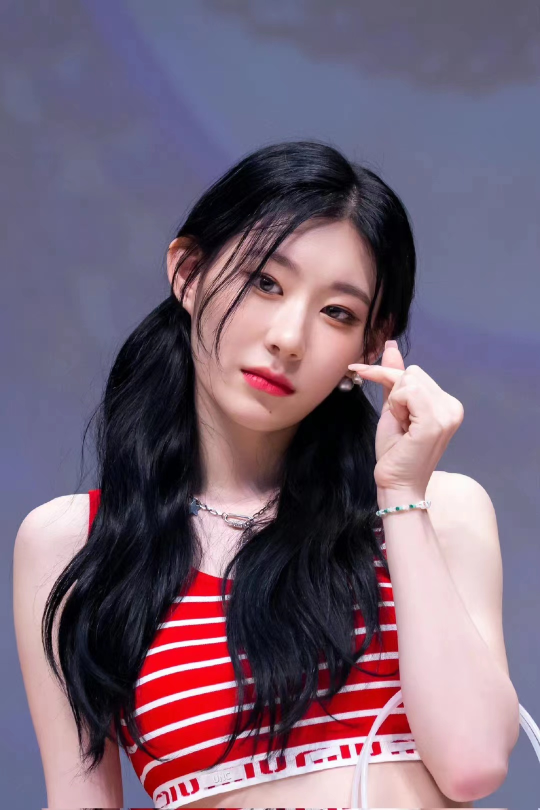
#> input picture 1.jpg, 1080 x 1620 px (shown at 1/2 size)
$ python '图像金字塔.py'
#> lines starting #> are read from the running program, lines starting #| are printed output that depends on the picture
import numpy as np
import cv2 as cv
import matplotlib.pyplot as plt
# 1 图像读取
img = cv.imread("1.jpg")
#> img is the input picture: shape (1620, 1080, 3); mean B, G, R 118.3, 99.9, 119
# 2 进行图像采样
up_img = cv.pyrUp(img)  # 上采样操作
img_1 = cv.pyrDown(img)  # 下采样操作
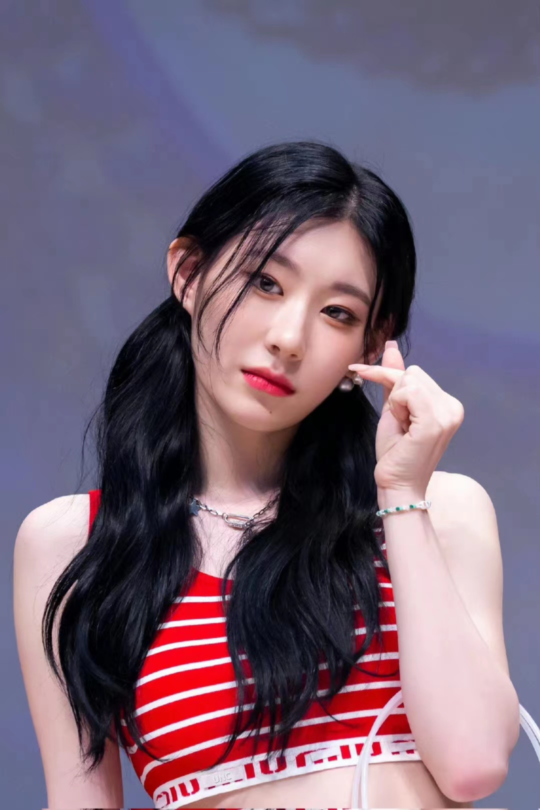
#> img_1: shape (810, 540, 3); mean B, G, R 118.3, 99.9, 119
# 3 图像显示
cv.imshow('enlarge', up_img)
cv.imshow('original', img)
cv.imshow('shrink', img_1)
cv.waitKey(0)
cv.destroyAllWindows()

$ run again, with 2.jpg copied over 1.jpg
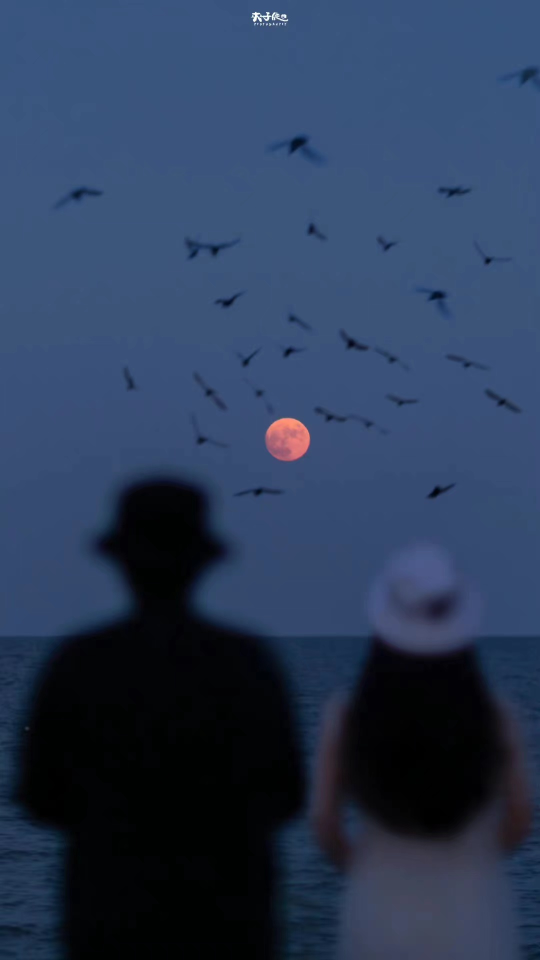
#> input picture 2.jpg, 1080 x 1920 px (shown at 1/2 size)
#> img is the input picture: shape (1920, 1080, 3); mean B, G, R 86.9, 58.8, 42.1
#> `img_1 = cv.pyrDown(img)`:
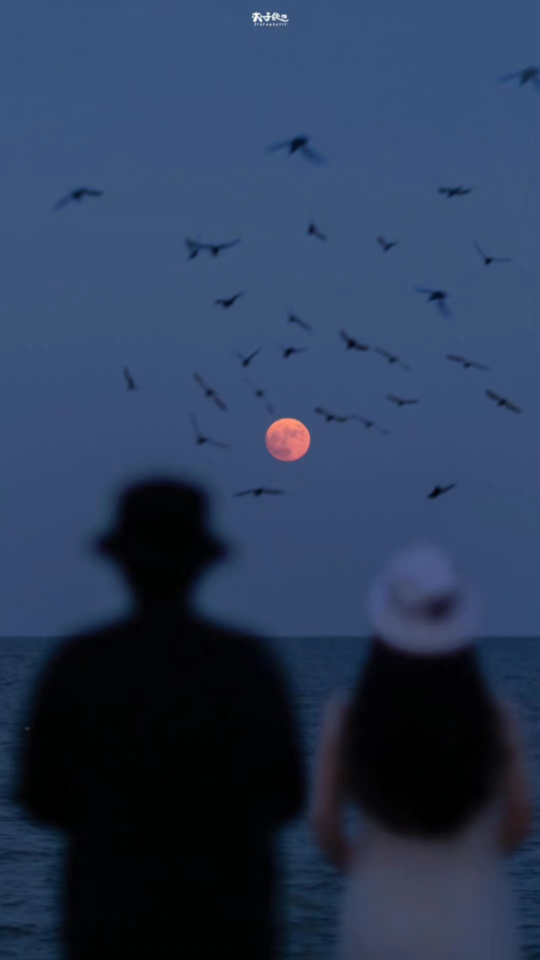
#> img_1: shape (960, 540, 3); mean B, G, R 86.9, 58.8, 42.1

$ run again, with 3.jpg copied over 1.jpg
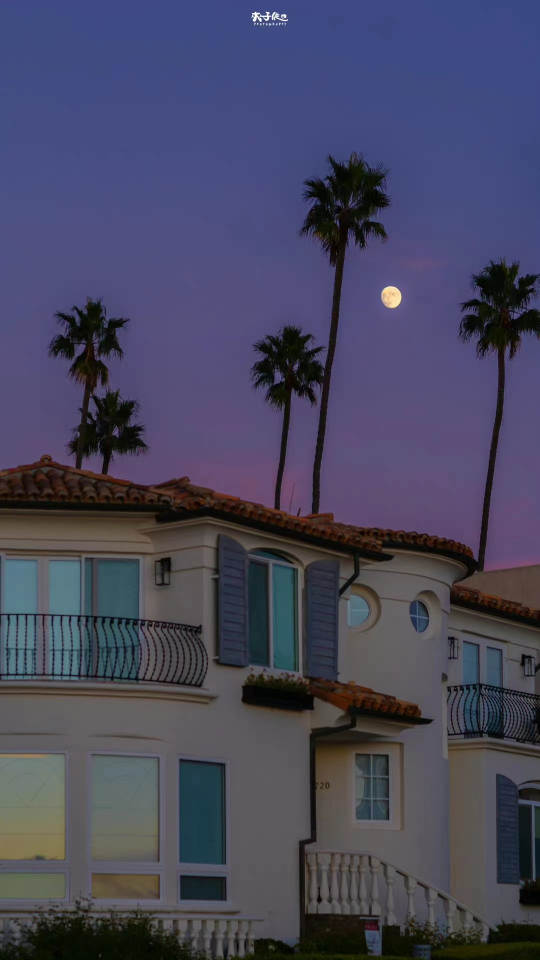
#> input picture 3.jpg, 1080 x 1920 px (shown at 1/2 size)
#> img is the input picture: shape (1920, 1080, 3); mean B, G, R 94.3, 70.9, 71.4
#> `img_1 = cv.pyrDown(img)`:
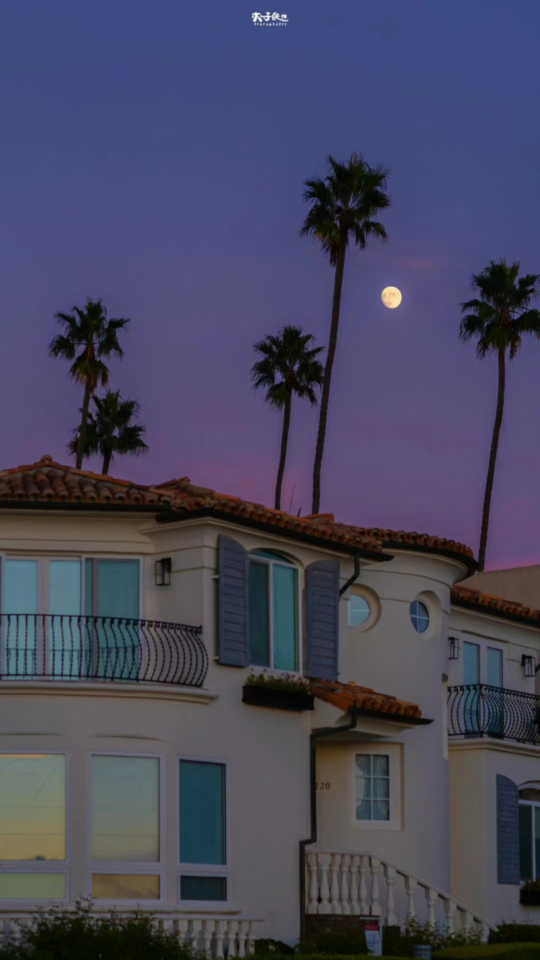
#> img_1: shape (960, 540, 3); mean B, G, R 94.3, 71, 71.4
